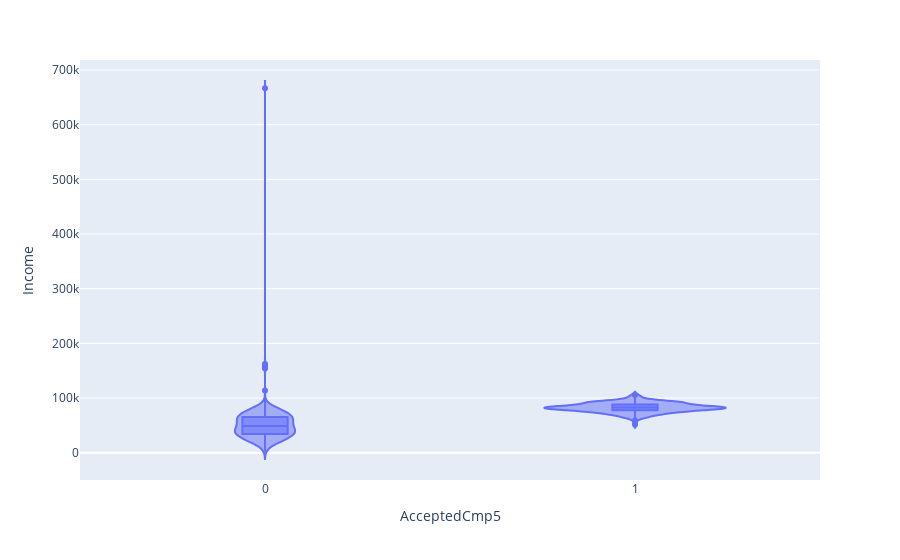

The cell this chart's notebook holds for it:
### Code cell
#4D
fig = px.violin(df, y= 'Income', x = 'AcceptedCmp5', box = True)
fig.show()

### Figure 1 — Plotly figure (JSON) as saved in the notebook; plotly's stock layout.template omitted (floating-point values rounded to 4 significant figures; data arrays with more than 128 entries replaced by an {"elided": "..."} marker saying what was removed)
{"data": [{"alignmentgroup": "True", "box": {"visible": true}, "hovertemplate": "AcceptedCmp5=%{x}<br>Income=%{y}<extra></extra>", "legendgroup": "", "marker": {"color": "#636efa"}, "name": "", "offsetgroup": "", "orientation": "v", "scalegroup": "True", "showlegend": false, "type": "violin", "x": {"elided": "2240 int values"}, "x0": " ", "xaxis": "x", "y": {"elided": "2240 int values"}, "y0": " ", "yaxis": "y"}], "layout": {"autosize": true, "legend": {"tracegroupgap": 0}, "margin": {"t": 60}, "violinmode": "group", "xaxis": {"anchor": "y", "autorange": true, "domain": [0, 1], "range": [-0.5, 1.5], "title": {"text": "AcceptedCmp5"}, "type": "linear"}, "yaxis": {"anchor": "x", "autorange": true, "domain": [0, 1], "range": [-49990.0, 718400.0], "title": {"text": "Income"}, "type": "linear"}}}
